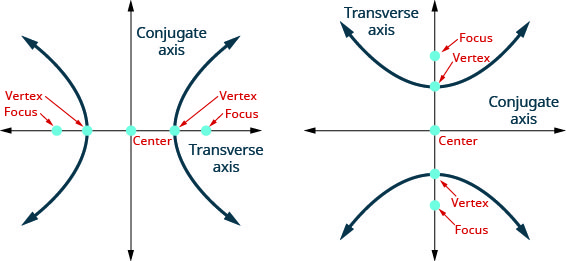
#> input picture Math/Geometry/images/hyperbola.jpeg, 566 x 261 px, given in place of inv.png, which was not available
$ jupyter execute --allow-errors 'inverse matrix.ipynb'   (text cells are left out)
#> lines starting #> are read from the running program, lines starting #| are printed output that depends on the picture; pictures that were not available may be replaced by others from this repository, and a replacement may not be noted
[cell 1]
from PIL import Image
from IPython.display import display

img = Image.open('images/inv.png')
#> img is the input picture: PIL image 566x261 CMYK; mean R, G, B 243.5, 243.9, 244.5
new_image = img.resize((220, 85))
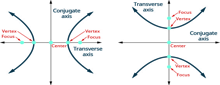
#> new_image: PIL image 220x85 CMYK; mean R, G, B 242.4, 243, 243.7
display(new_image)

img = Image.open('images/identity.png')
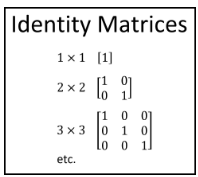
#> input picture Math/Linear Algebra/Terminologies of Matrix/Inverse Matrix/images/identity.png, 198 x 177 px, found by its file name
#> img is the input picture: PIL image 198x177 RGBA; mean R, G, B, A 236, 236, 236, 255
new_image = img.resize((280, 240))
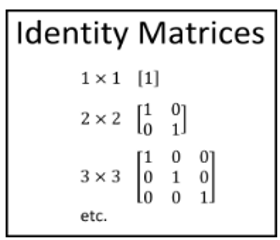
#> new_image: PIL image 280x240 RGBA; mean R, G, B, A 235.5, 235.5, 235.5, 255
display(new_image)

[cell 2]
img = Image.open('images/adj.png')
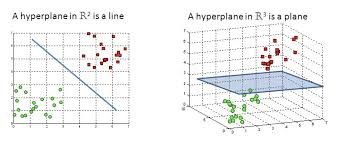
#> input picture Math/Geometry/images/hyperplane.jpeg, 345 x 146 px, given in place of adj.png, which was not available
#> img is the input picture: PIL image 345x146 RGB; mean R, G, B 241, 241.7, 241.6
new_image = img.resize((480, 550))
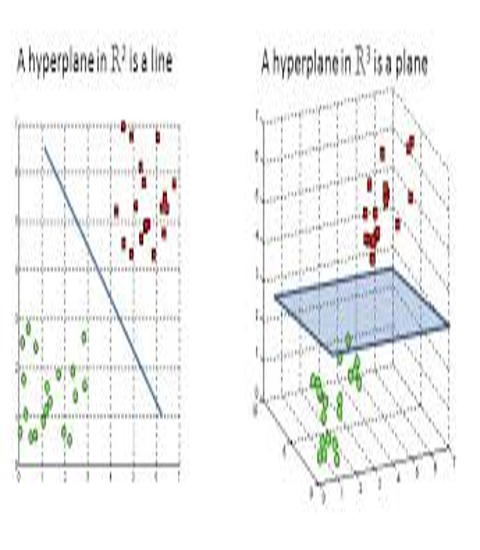
#> new_image: PIL image 480x550 RGB; mean R, G, B 240.8, 241.5, 241.4
display(new_image)

img = Image.open('images/inv2x2.png')
new_image = img.resize((380, 200))
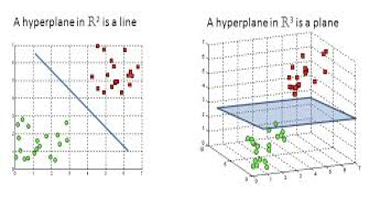
#> new_image: PIL image 380x200 RGB; mean R, G, B 240.8, 241.5, 241.4
display(new_image)

#> (the rest of this cell did not finish here and is left out)

[cell 3]
img = Image.open('images/inv2.png')
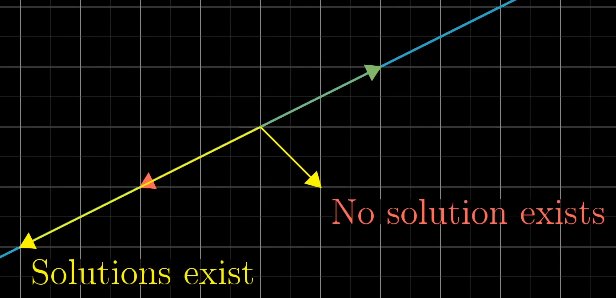
#> input picture Math/Linear Algebra/Terminologies of Matrix/Inverse Matrix/images/inv2.png, 616 x 298 px, found by its file name
#> img is the input picture: PIL image 616x298 RGBA; mean R, G, B, A 9.4, 8.7, 6.4, 255
new_image = img.resize((480, 230))
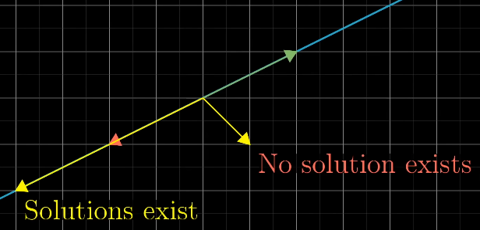
#> new_image: PIL image 480x230 RGBA; mean R, G, B, A 9.8, 9.1, 6.7, 255
display(new_image)
